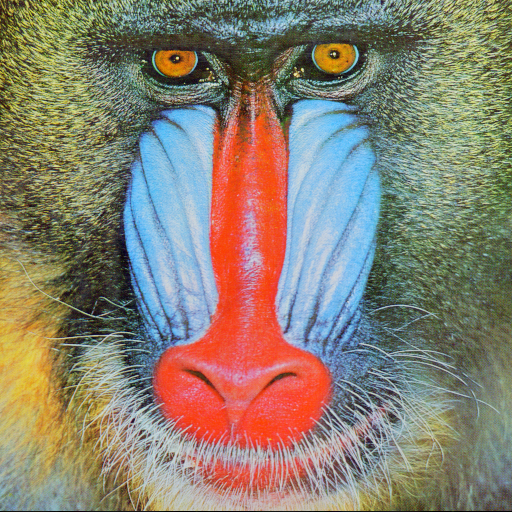
#> input picture Image_zip/4.2.03.tiff, 512 x 512 px, given in place of the camera
$ python lightPython.py
#> lines starting #> are read from the running program, lines starting #| are printed output that depends on the picture; after the words box and inside, x2 and y2 are one past the last pixel; in counts of white or black regions, pixels touching at a corner belong together
import cv2
import time
import serial
import serial.tools.list_ports

def send_rgb_led(red,green,blue):
    sendData = f"RGB={red},{green},{blue}\n"
    my_serial.write(sendData.encode())

def main():
    camera = cv2.VideoCapture(0)
    camera.set(3,640)
    camera.set(4,480)

    while True:
        _, frame = camera.read()

        hsv = cv2.cvtColor(frame, cv2.COLOR_BGR2HSV)

        lower_blue = (100,100,120)
        upper_blue = (150,255,255)

        lower_green = (50, 150, 50)
        upper_green = (80, 255, 255)

        lower_red = (150, 50, 50)
        upper_red = (180, 255, 255)

        redMask = cv2.inRange(hsv, lower_red, upper_red)
        greenMask = cv2.inRange(hsv, lower_green, upper_green)
        blueMask = cv2.inRange(hsv, lower_blue, upper_blue)

        redPixels = cv2.countNonZero(redMask)
        greenPixels = cv2.countNonZero(greenMask)
        bluePixels = cv2.countNonZero(blueMask)

        #print(redPixels,greenPixels,bluePixels)

        colorList = [redPixels,greenPixels,bluePixels]
        maxValue = max(colorList)
        maxPos = colorList.index(maxValue)
        #print( maxValue, maxPos)

        if maxValue >= 500:
            if maxPos == 0: #red
                print("red")
                send_rgb_led(255,0,0)
            elif maxPos == 1: #green
                print("green")
                send_rgb_led(0,255,0)
            elif maxPos == 2: #blue
                print("blue")
                send_rgb_led(0,0,255)
            else:
                send_rgb_led(255,255,255)
        else:
            send_rgb_led(0,0,0)
            pass

        cv2.imshow('frame',frame)

        if cv2.waitKey(1) == ord('q'):
            break

    cv2.destroyAllWindows()

if __name__ == '__main__':

    ports = list(serial.tools.list_ports.comports())
    for p in ports:
        if 'CH340' in p.description:
            print(f"{p} 포트에 연결하였습니다.")
            my_serial = serial.Serial(p.device, baudrate=9600, timeout=1.0)
            time.sleep(2.0)

    main()
#> in main, frame is the input picture: shape (512, 512, 3); mean B, G, R 113.1, 128.9, 137.4
#> in main, `hsv = cv2.cvtColor(frame, cv2.COLOR_BGR2HSV)`: hsv: shape (512, 512, 3); mean H, S, V 60.4, 96, 159.4
#> in main, `redMask = cv2.inRange(hsv, lower_red, upper_red)`:
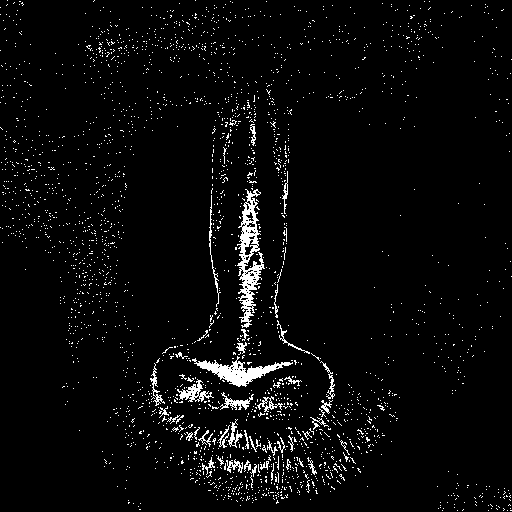
#> redMask: shape (512, 512); 3.8% white in thin lines or dots
#> in main, `greenMask = cv2.inRange(hsv, lower_green, upper_green)`:
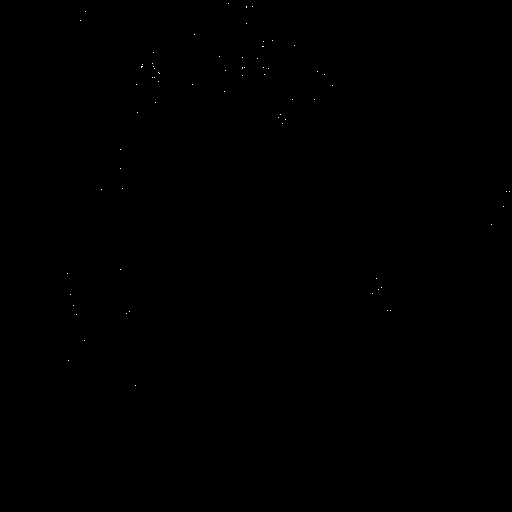
#> greenMask: shape (512, 512); 0.03% white in thin lines or dots, all inside (x1, y1, x2, y2) = (67, 3, 510, 386)
#> in main, `blueMask = cv2.inRange(hsv, lower_blue, upper_blue)`:
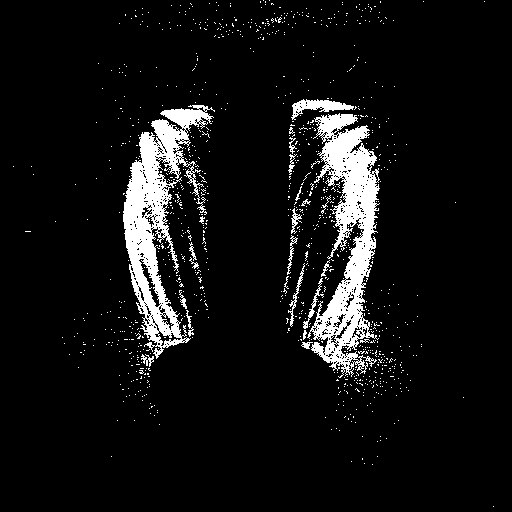
#> blueMask: shape (512, 512); 7.7% white; 995 white regions (971 under 20 px), largest, box (x1, y1, x2, y2) and area: (307, 113, 380, 378) 8545, (123, 105, 215, 359) 8103, (291, 99, 354, 120) 545
#> in main, `redPixels = cv2.countNonZero(redMask)`: redPixels = 9955
#> in main, `greenPixels = cv2.countNonZero(greenMask)`: greenPixels = 75
#> in main, `bluePixels = cv2.countNonZero(blueMask)`: bluePixels = 20138
#> in main, `colorList = [redPixels,greenPixels,bluePixels]`: colorList = [9955, 75, 20138]
#> in main, `maxValue = max(colorList)`: maxValue = 20138
#> in main, `maxPos = colorList.index(maxValue)`: maxPos = 2
#> (the run stopped early here; a loop or call above may not have finished)

$ run again, on Image_zip/baby.jpg
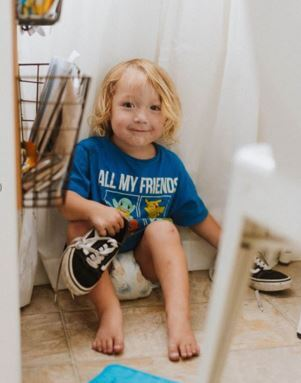
#> input picture Image_zip/baby.jpg, 301 x 383 px, given in place of the camera
#> in main, frame is the input picture: shape (383, 301, 3); mean B, G, R 139.9, 151.1, 163
#> hsv: shape (383, 301, 3); mean H, S, V 30.1, 68.3, 169.5
#> redMask: shape (383, 301); 0.01% white in thin lines or dots, all inside (x1, y1, x2, y2) = (23, 29, 156, 271)
#> greenMask: shape (383, 301); 0% white in thin lines or dots, all inside (x1, y1, x2, y2) = (150, 200, 151, 201)
#> in main, `blueMask = cv2.inRange(hsv, lower_blue, upper_blue)`:
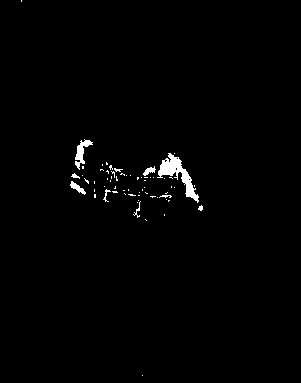
#> blueMask: shape (383, 301); 1.2% white; 64 white regions (55 under 20 px), largest, box (x1, y1, x2, y2) and area: (157, 153, 199, 203) 629, (75, 139, 93, 170) 212, (70, 181, 86, 195) 87
#> redPixels = 17
#> greenPixels = 1
#> bluePixels = 1330
#> colorList = [17, 1, 1330]
#> maxValue = 1330
#> maxPos = 2
